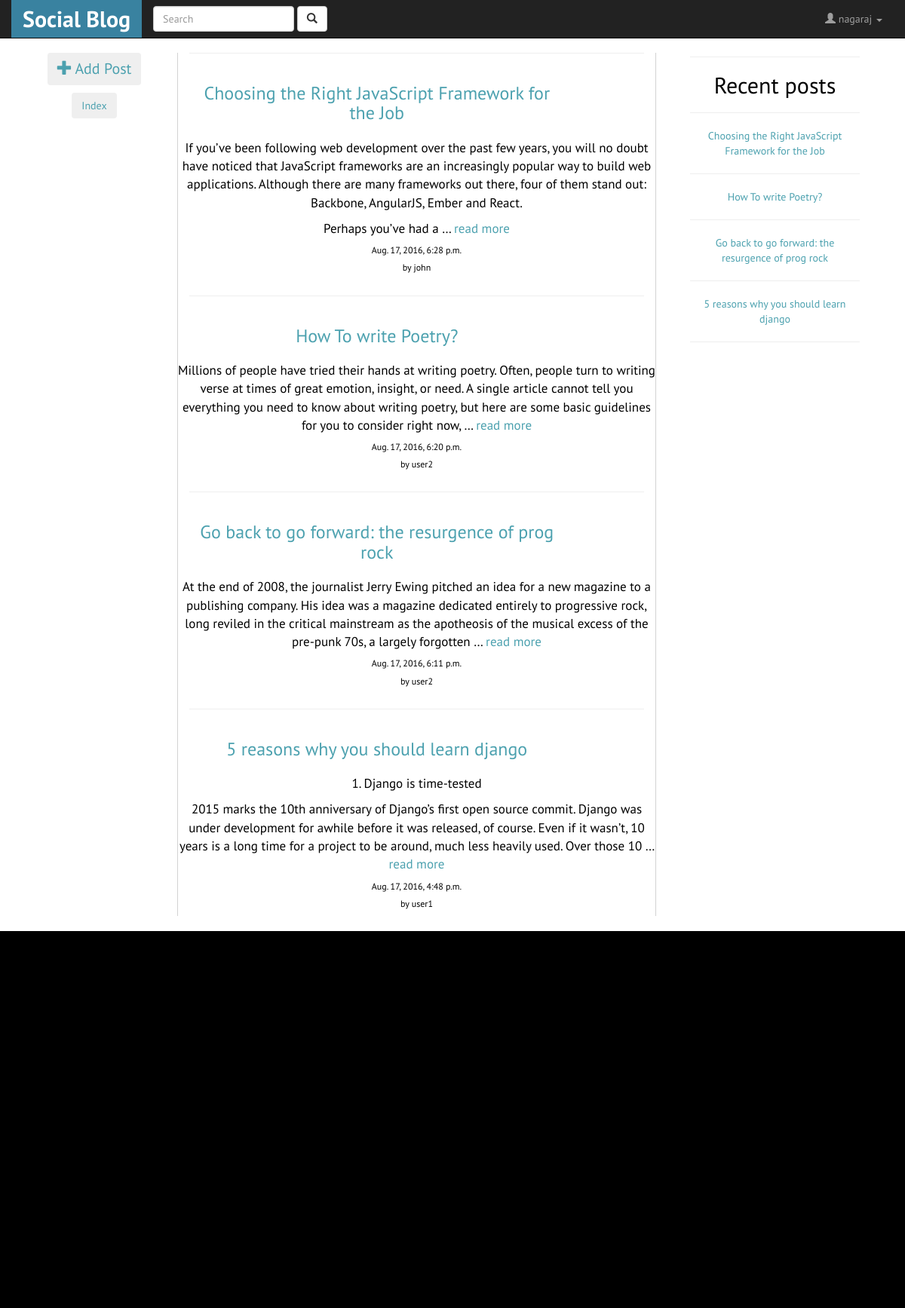
/ (signed in), run on the app's committed database.
### blog/models.py (models this page shows, shortened)
class Post(models.Model):
	title = models.CharField(max_length=140)
	body = models.TextField()
	user = models.ForeignKey(User,default=1)
	likes = models.IntegerField(blank=True,null=True)
	file_field = models.FileField(upload_to='profile/%Y/%m/%d',blank=True,default=None)
	created_on = models.DateTimeField(auto_now_add=True,auto_now=False,blank=True,null=True)

### blog/views.py (the view)
# urls.py: url(r'^$',login_required(PostListView.as_view()),name='blog-list'),
class PostListView(ListView):
    template_name = 'blog/blog_home.html'
    def get_queryset(self):
        querylist = Post.objects.all()
        query = self.request.GET.get("q")
        if query:
            querylist = querylist.filter(Q(title__icontains=query) |
                                         Q(body__icontains=query) |
                                         Q(user__username__icontains=query)).order_by('-created_on')
            return querylist
        return Post.objects.all().order_by('-created_on')[:25]

### templates/blog/blog_home.html (shortened to what this page needs)
{% extends 'base.html'%}
{% block content %}
	<div class="col-md-2" >
		<h3 id="addpost"><a href="/blog/create">
			<button class="btn">
			<span class="glyphicon glyphicon-plus" aria-hidden="true"></span>
			<span class="glyphicon-class">Add Post</span>
			</button>
		</a>
		</h3>
		<h4><a href="#index"><button class="btn">Index</button></a></h4>
	</div>
	<div class="col-md-7" >
		<div class="middle">
			{% for post in object_list  %}
				<div class="eachpost">
				<hr>
				<div class="row">
					<span class="col-md-10">
					<span class="posttitle">
						<h3>
				 			<a href="/blog/{{post.id}}" >{{post.title}}</a>
						</h3>
					</span>
					</span>
					{% if post.user == user%}
					<span class="col-md-2">
					<span class="editdelete"><a href="/blog/update/{{post.id}}">
									<span class="glyphicon glyphicon-pencil" aria-hidden="true"></span>
									<span class="glyphicon-class"></span>
							</a> &nbsp;&nbsp;&nbsp;&nbsp;
							<a href="/blog/delete/{{post.id}}">
									<span class="glyphicon glyphicon-trash" aria-hidden="true"></span>
									<span class="glyphicon-class"></span>
							</a>
						</span>
					</span>
					{% else %}
					<span class="col-md-2"></span>
				{% endif %}
				</div>
				<div class="row">
					<p>{{post.body|linebreaks|truncatewords:"50"}} <a href="/blog/{{post.id}}">read more</a></p>
					<h6>{{post.created_on}}</h6>
					<h6>by {{post.user.username}}</h6>
					</div>
				</div>
			{% endfor %}
		</div>
	</div>
	<div class="col-md-3" id="index">
		<div id="postlist">
		<hr>
		<center>
		<h2>Recent posts</h2>
		{% for post in object_list%}
			<hr class="hr_min">
			<a href="/blog/{{post.id}}">{{post.title}}</a>
		{% endfor %}
		</center>
		<hr>
		</div>
	</div>
{% endblock %}

### templates/header.html (shortened to what this page needs)
<nav class="navbar navbar-default navbar-fixed-top navbar-inverse">
  <div class="container">
   		<div class="navbar-header">
      <a class="navbar-brand" href="/" id="logo"><b>Social Blog</b></a>
    </div>
    <div class="collapse navbar-collapse" id="bs-example-navbar-collapse-1">
      {% if notloggedin %}
      {% else %}
      <form class="navbar-form navbar-left" method="GET" action="">
        <div class="form-group">
          <input type="text" class="form-control" placeholder="Search" name="q" >
        </div>
        <button type="submit" class="btn btn-default">
           <span class="glyphicon glyphicon-search" aria-hidden="true"></span>
        </button>
      </form>
      {% endif %}
      <ul class="nav navbar-nav navbar-right">
      	{% if notloggedin %}
	        <li><a href="/accounts/login">Login</a></li>
	        <li><a href="/accounts/register">Register</a></li>
        {% else%}
	        <li class="dropdown">
	          <a href="#" class="dropdown-toggle" data-toggle="dropdown" role="button" aria-haspopup="true" aria-expanded="false">
	          	<span class="glyphicon glyphicon-user" aria-hidden="true"></span>
	          	<span class="glyphicon-class">{{user.username}} </span>
	          	<span class="caret"></span>
	          </a>
	        </li>
        {% endif %}
      </ul>
    </div>
  </div>
</nav>

### static/blog/css/app.css (style rules this page uses)
body { font-family: 'PT Sans', sans-serif; opacity: 1; background-repeat: repeat; background-attachment: fixed; }
p { font-size: 17px; }
a { color:#4CA1AF; }
#logo { font-size: 30px; background-color: rgb(57, 130, 160); color:#fff; }
.middle { border-left: 0.4px solid #d3d3d3; border-right: 0.4px solid #d3d3d3; height:100%; min-height: 900px; }
#addpost { magin-top:100px; }
#addpost span { font-size:20px; }
.eachpost { background-color:#fff; border-radius: 5px; padding-right:15px; padding-left: 15px; }
#postlist { background-color:#fff; border-radius: 5px; padding:5px; padding-right:15px; padding-left: 15px; }

### data on the page
Post: title "Choosing the Right JavaScript Framework for the Job", body "If you’ve been following web development over the past few years, you will no doubt have noticed that JavaScript frameworks are an increasingly popular way to build web applications. Although there are many frameworks out there, four of them stand out: Backbone, AngularJS, Ember and React. Perhaps you’ve had a …", created_on "Aug. 17, 2016, 6:28 p.m.", user.username "john"
Post: title "How To write Poetry?", body "Millions of people have tried their hands at writing poetry. Often, people turn to writing verse at times of great emotion, insight, or need. A single article cannot tell you everything you need to know about writing poetry, but here are some basic guidelines for you to consider right now, …", created_on "Aug. 17, 2016, 6:20 p.m.", user.username "user2"
Post: title "Go back to go forward: the resurgence of prog rock", body "At the end of 2008, the journalist Jerry Ewing pitched an idea for a new magazine to a publishing company. His idea was a magazine dedicated entirely to progressive rock, long reviled in the critical mainstream as the apotheosis of the musical excess of the pre-punk 70s, a largely forgotten …", created_on "Aug. 17, 2016, 6:11 p.m.", user.username "user2"
Post: title "5 reasons why you should learn django", body "1. Django is time-tested 2015 marks the 10th anniversary of Django’s first open source commit. Django was under development for awhile before it was released, of course. Even if it wasn’t, 10 years is a long time for a project to be around, much less heavily used. Over those 10 …", created_on "Aug. 17, 2016, 4:48 p.m.", user.username "user1"

### other printed values
{{ user.username }} "nagaraj"
